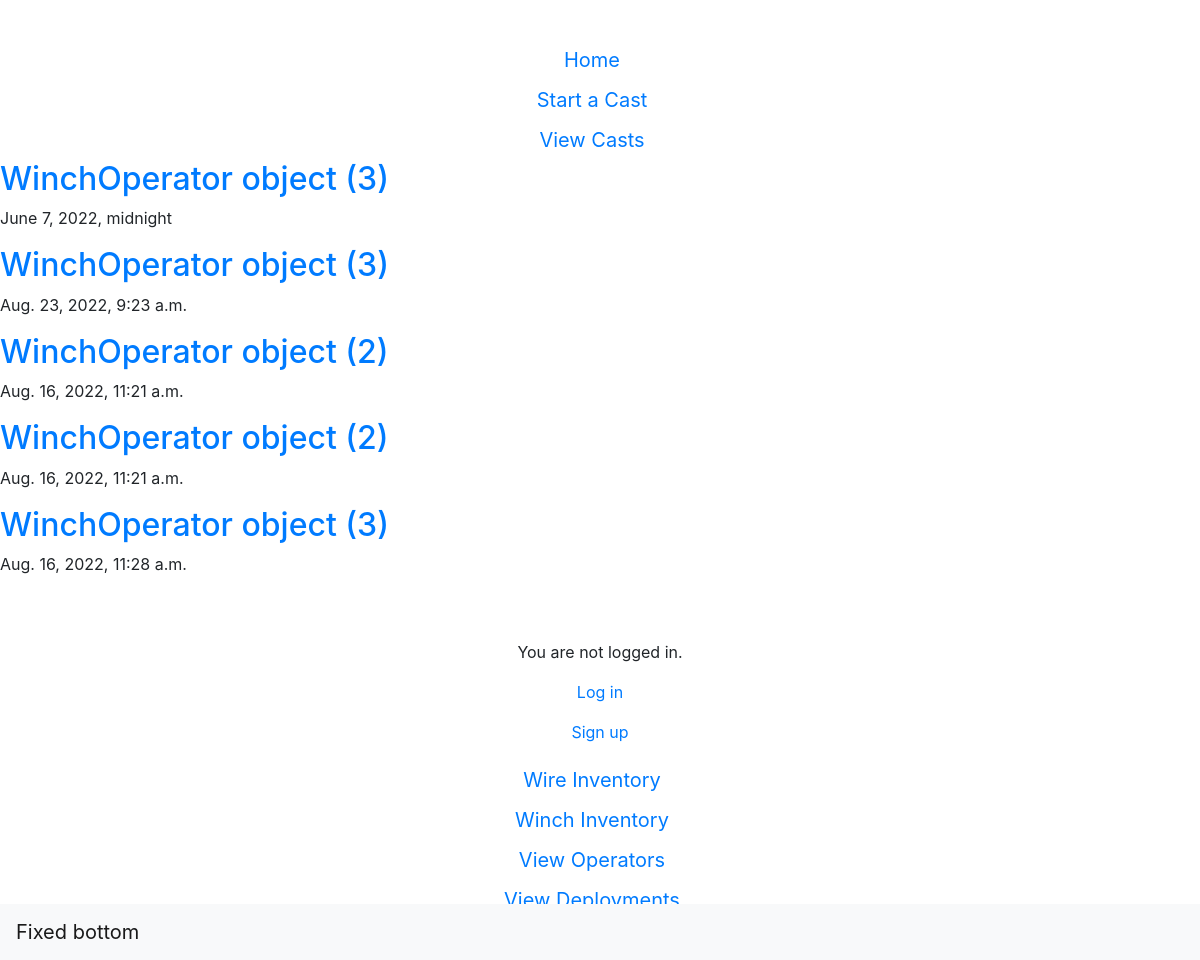
Screenshot of /wwdb/castlist/ with the database file from the repository.
### wwdb/models.py (models this page shows, shortened)
class Cast(models.Model):
    id = models.AutoField(db_column='Id', primary_key=True, blank=True, null=False)  # Field name made lowercase.
    operatorid = models.ForeignKey('Winchoperator', models.DO_NOTHING, db_column='OperatorId', null=True)  # Field name made lowercase.
    startdate = models.DateTimeField(db_column='StartDate', null=True)  # Field name made lowercase.
    enddate = models.DateTimeField(db_column='EndDate', blank=True, null=True)  # Field name made lowercase.
    deploymenttypeid = models.ForeignKey('Deploymenttype', models.DO_NOTHING, db_column='DeploymentTypeId', null=True)  # Field name made lowercase.
    wireid = models.ForeignKey('Wire', models.DO_NOTHING, db_column='WireId', blank=True, null=True)  # Field name made lowercase.
    winchid = models.ForeignKey('Winch', models.DO_NOTHING, db_column='WinchId', null=True)  # Field name made lowercase.
    notes = models.TextField(db_column='Notes', blank=True, null=True)  # Field name made lowercase.
    maxtension = models.IntegerField(db_column='MaxTension', blank=True, null=True)  # Field name made lowercase.
    maxpayout = models.IntegerField(db_column='MaxPayout', blank=True, null=True)  # Field name made lowercase.
    class Meta:
        managed = True
        db_table = 'Cast'
        verbose_name_plural = "Cast"

class WinchOperator(models.Model):
    id = models.AutoField(db_column='Id', primary_key=True, blank=True, null=False)  # Field name made lowercase. This field type is a guess.
    status = models.BooleanField(db_column='Status', blank=True, null=True)  # Field name made lowercase.
    firstname = models.TextField(db_column='FirstName', blank=True, null=True)  # Field name made lowercase.
    lastname = models.TextField(db_column='LastName', blank=True, null=True)  # Field name made lowercase.
    username = models.TextField(db_column='UserName', blank=True, null=True)  # Field name made lowercase.
    class Meta:
        managed = True
        db_table = 'WinchOperator'
        verbose_name_plural = "WinchOperator"

### wwdb/views.py (the view)
# urls.py: path('castlist/', CastList.as_view(), name='castlist'),
class CastList(ListView):
    model = Cast
    template_name="wwdb/castlist.html"

### wwdb/templates/wwdb/castlist.html (shortened to what this page needs)
{% extends "wwdb/base.html" %}
{% block content %}
{% for cast in cast_list %}
    <div class="cast-entry">
        <h2><a href="{% url 'castdetail' cast.pk %}">{{cast.operatorid}}</a></h2>
        <p>{{cast.startdate}}</p>
    </div>
{% endfor %}
{% endblock content %}

### rows the page displays
Cast: operatorid "WinchOperator object (3)", startdate "June 7, 2022, midnight"
Cast: operatorid "WinchOperator object (3)", startdate "Aug. 23, 2022, 9:23 a.m."
Cast: operatorid "WinchOperator object (2)", startdate "Aug. 16, 2022, 11:21 a.m."
Cast: operatorid "WinchOperator object (2)", startdate "Aug. 16, 2022, 11:21 a.m."
Cast: operatorid "WinchOperator object (3)", startdate "Aug. 16, 2022, 11:28 a.m."
